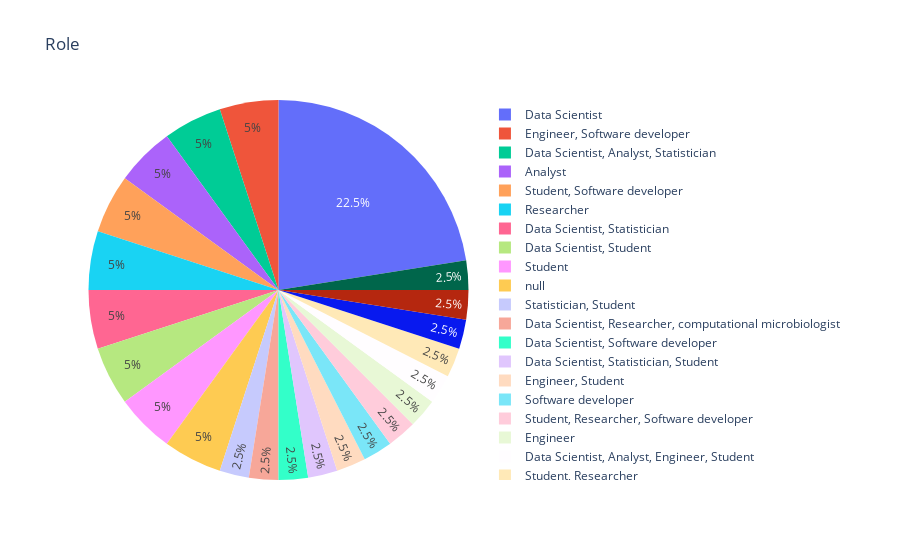

Notebook source saved alongside this figure:
### Code cell
import plotly.express as px

df_use['count']=1

filtered_list = [1]

subset = df_use[df_use["status"].isin(filtered_list)]
subset

fig = px.pie(subset, values='count', names='role', title='Role')

fig.show()

### Figure 1 — Plotly figure (JSON) as saved in the notebook; plotly's stock layout.template omitted (floating-point values rounded to 4 significant figures)
{"data": [{"domain": {"x": [0, 1], "y": [0, 1]}, "hovertemplate": "role=%{label}<br>count=%{value}<extra></extra>", "labels": ["Data Scientist", "Data Scientist", "Data Scientist", "Statistician, Student", "Data Scientist, Researcher, computational microbiologist", "Data Scientist, Software developer", "Engineer, Software developer", "Data Scientist, Analyst, Statistician", "Analyst", "Data Scientist, Statistician, Student", "Engineer, Student", "Software developer", "Student, Researcher, Software developer", "Student, Software developer", "Data Scientist, Analyst, Statistician", "Data Scientist", "Engineer, Software developer", "Data Scientist", "Researcher", "Data Scientist, Statistician", "Researcher", "Data Scientist, Student", "Data Scientist", "Student, Software developer", "Engineer", "Data Scientist", "Data Scientist, Analyst, Engineer, Student", "Student, Researcher", "Product Support", "Data Scientist, Analyst, Student, Researcher, Software developer", "Analyst", "Data Scientist, Student", "Data Scientist, Statistician", "Student", "Student", "Data Scientist", "Data Scientist", "Data Scientist, Engineer", null, null], "legendgroup": "", "name": "", "showlegend": true, "type": "pie", "values": [1, 1, 1, 1, 1, 1, 1, 1, 1, 1, 1, 1, 1, 1, 1, 1, 1, 1, 1, 1, 1, 1, 1, 1, 1, 1, 1, 1, 1, 1, 1, 1, 1, 1, 1, 1, 1, 1, 1, 1]}], "layout": {"legend": {"tracegroupgap": 0}, "title": {"text": "Role"}}}
